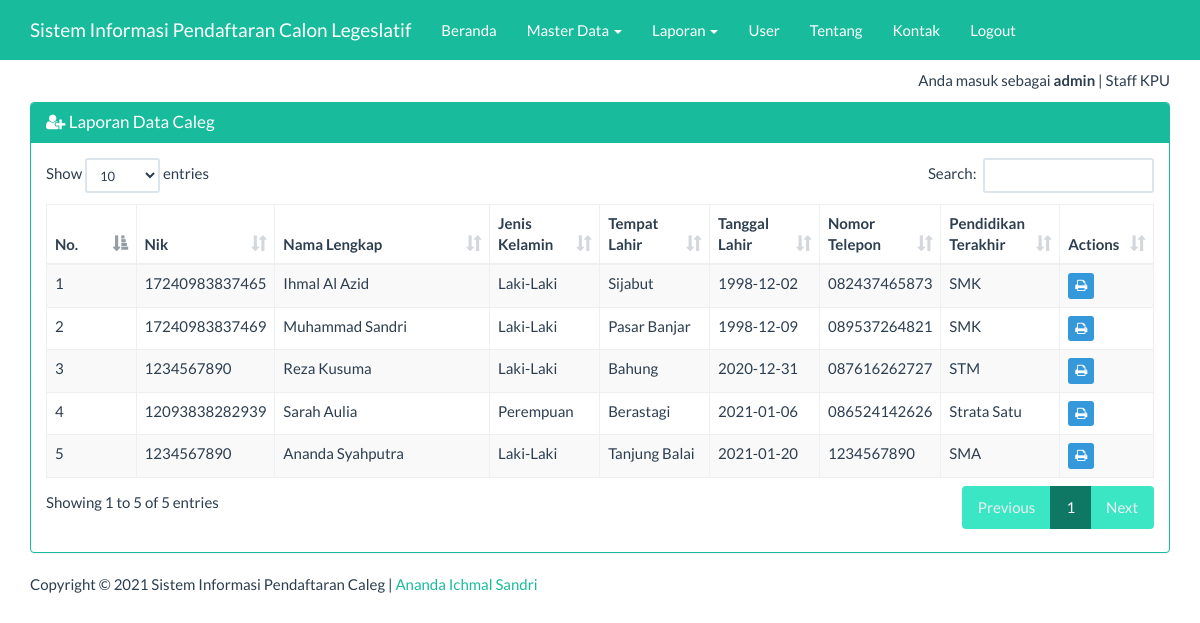
The page /index_admin.php?page=caleg&actions=report (signed in) on the database its author committed.
### tables this page shows
CREATE TABLE `tbl_caleg` (
  `id` int(5) NOT NULL,
  `nik` varchar(25) DEFAULT NULL,
  `nama` varchar(25) DEFAULT NULL,
  `tempat_lahir` varchar(25) DEFAULT NULL,
  `tgl_lahir` date DEFAULT NULL,
  `telp` varchar(15) DEFAULT NULL,
  `pendidikan` varchar(255) DEFAULT NULL,
  `jk` varchar(255) DEFAULT NULL
);

### views/caleg_report.php (the view)
<div class="container">
    <div class="row">
        <div class="col-xs-12">
            <div class="panel panel-success">
                <div class="panel-heading">
                    <h3 class="panel-title"><span class="fa fa-user-plus"></span> Laporan Data Caleg</h3>
                </div>
                <div class="panel-body">
                    <table id="dtskripsi" class="table table-bordered table-striped table-hover">
                        <thead>
                            <tr>
                                <th>No.</th>
                                <th width="10%">Nik</th>
                                <th width="20%">Nama Lengkap</th>
                                <th width="10%">Jenis Kelamin</th>
                                <th width="10%">Tempat Lahir</th>
                                <th width="10%">Tanggal Lahir</th>
                                <th width="10%">Nomor Telepon</th>
                                <th width="7%">Pendidikan Terakhir</th>
                                <th width="7%">Actions</th>
                            </tr>
                        </thead>
                        <tbody>
                            <?php
                            $sql = "SELECT * FROM tbl_caleg";
                            $query = mysqli_query($koneksi, $sql) or die("SQL Anda Salah");
                            $nomor = 0;
                            while ($data = mysqli_fetch_array($query)) {
                                $nomor++;
                                ?>
                                <tr>
                                    <td><?= $nomor ?></td>
									<td><?= $data['nik'] ?></td>
                                    <td><?= $data['nama'] ?></td>
                                    <td><?= $data['jk'] ?></td>
                                    <td><?= $data['tempat_lahir'] ?></td>
                                    <td><?= $data['tgl_lahir'] ?></td>
									<td><?= $data['telp'] ?></td>
									<td><?= $data['pendidikan'] ?></td>
                                    <td>
                                        <a href="report/cetak_caleg.php?id=<?= $data['id'] ?>" target="_blank" class="btn btn-info btn-xs">
                                            <span class="fa fa-print"></span>
                                        </a>
                                    </td>
                                </tr>
                            <?php } ?>
                        </tbody>
                    </table>
                </div>
            </div>
        </div>
    </div>
</div>

### index_admin.php (style rules this page uses)
body { margin-top:70px; }

### rows shown on the page
tbl_caleg: nik "17240983837465", nama "Ihmal Al Azid", jk "Laki-Laki", tempat_lahir "Sijabut", tgl_lahir "1998-12-02", telp "082437465873", pendidikan "SMK"
tbl_caleg: nik "17240983837469", nama "Muhammad Sandri", jk "Laki-Laki", tempat_lahir "Pasar Banjar", tgl_lahir "1998-12-09", telp "089537264821", pendidikan "SMK"
tbl_caleg: nik "1234567890", nama "Reza Kusuma", jk "Laki-Laki", tempat_lahir "Bahung", tgl_lahir "2020-12-31", telp "087616262727", pendidikan "STM"
tbl_caleg: nik "12093838282939", nama "Sarah Aulia", jk "Perempuan", tempat_lahir "Berastagi", tgl_lahir "2021-01-06", telp "086524142626", pendidikan "Strata Satu"
tbl_caleg: nik "1234567890", nama "Ananda Syahputra", jk "Laki-Laki", tempat_lahir "Tanjung Balai", tgl_lahir "2021-01-20", telp "1234567890", pendidikan "SMA"

### other values the page prints
$_SESSION['username'] "admin"
$_SESSION['ket'] "Staff KPU"
